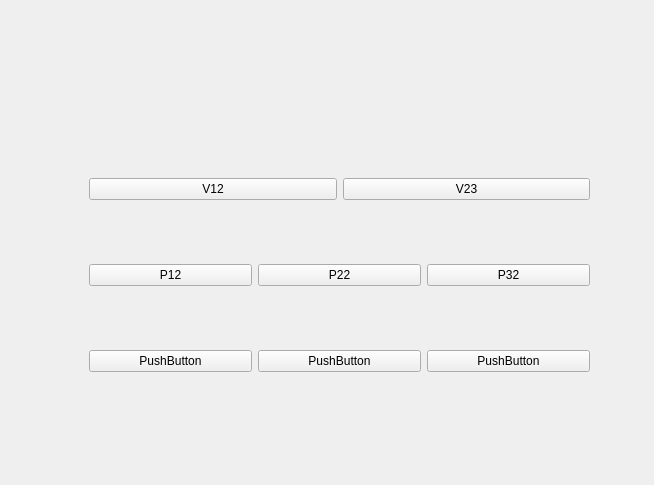
<?xml version="1.0" encoding="UTF-8"?>
<ui version="4.0">
 <class>Form</class>
 <widget class="QWidget" name="Form">
  <property name="geometry">
   <rect>
    <x>0</x>
    <y>0</y>
    <width>654</width>
    <height>485</height>
   </rect>
  </property>
  <property name="windowTitle">
   <string>Form</string>
  </property>
  <widget class="QWidget" name="verticalLayoutWidget">
   <property name="geometry">
    <rect>
     <x>89</x>
     <y>120</y>
     <width>501</width>
     <height>311</height>
    </rect>
   </property>
   <layout class="QVBoxLayout" name="verticalLayout">
    <item>
     <layout class="QVBoxLayout" name="verticalLayout_4">
      <item>
       <layout class="QHBoxLayout" name="horizontalLayout">
        <item>
         <widget class="QPushButton" name="pushButton_2">
          <property name="text">
           <string>V12</string>
          </property>
         </widget>
        </item>
        <item>
         <widget class="QPushButton" name="pushButton_3">
          <property name="text">
           <string>V23</string>
          </property>
         </widget>
        </item>
       </layout>
      </item>
     </layout>
    </item>
    <item>
     <layout class="QVBoxLayout" name="verticalLayout_3">
      <item>
       <layout class="QHBoxLayout" name="horizontalLayout_2">
        <item>
         <widget class="QPushButton" name="pushButton_8">
          <property name="text">
           <string>P12</string>
          </property>
         </widget>
        </item>
        <item>
         <widget class="QPushButton" name="pushButton_4">
          <property name="text">
           <string>P22</string>
          </property>
         </widget>
        </item>
        <item>
         <widget class="QPushButton" name="pushButton">
          <property name="text">
           <string>P32</string>
          </property>
         </widget>
        </item>
       </layout>
      </item>
     </layout>
    </item>
    <item>
     <layout class="QVBoxLayout" name="verticalLayout_2">
      <item>
       <layout class="QHBoxLayout" name="horizontalLayout_3">
        <item>
         <widget class="QPushButton" name="pushButton_5">
          <property name="text">
           <string>PushButton</string>
          </property>
         </widget>
        </item>
        <item>
         <widget class="QPushButton" name="pushButton_7">
          <property name="text">
           <string>PushButton</string>
          </property>
         </widget>
        </item>
        <item>
         <widget class="QPushButton" name="pushButton_6">
          <property name="text">
           <string>PushButton</string>
          </property>
         </widget>
        </item>
       </layout>
      </item>
     </layout>
    </item>
   </layout>
  </widget>
 </widget>
 <resources/>
 <connections/>
</ui>
